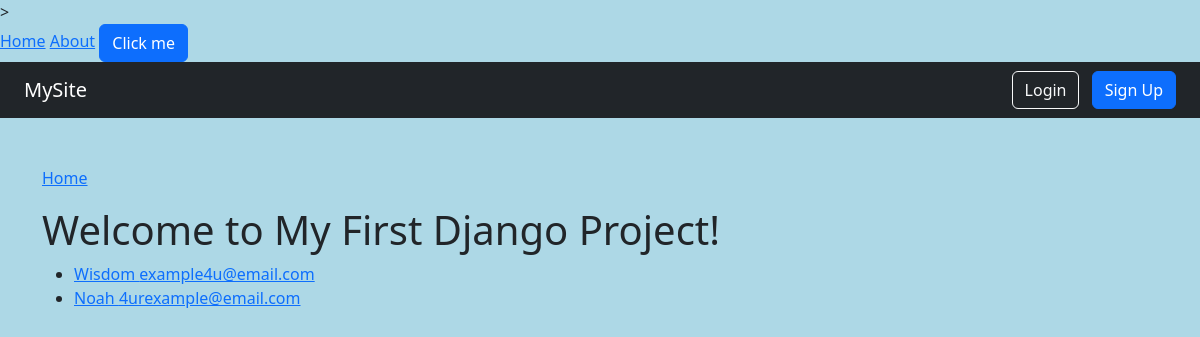
/members/, run on an earlier commit of the app's database.
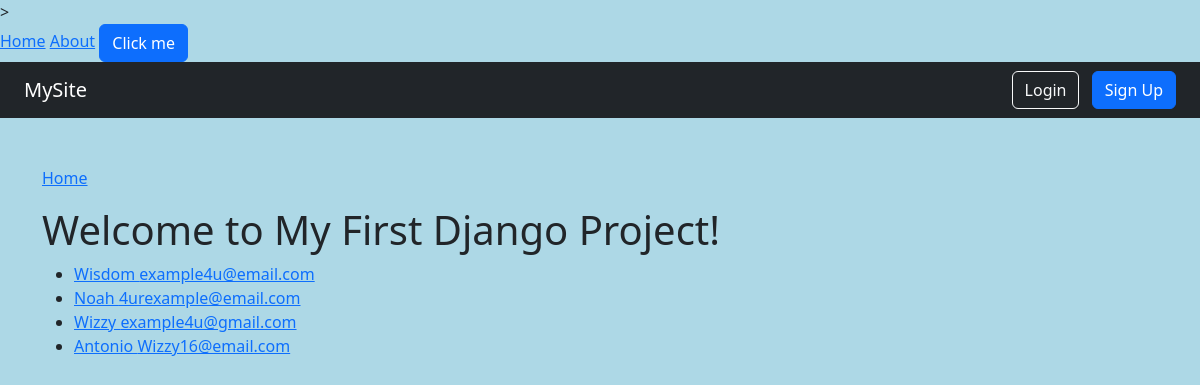
And on a later commit of the database.
### members/models.py (models this page shows, shortened)
class Member(models.Model):
    name = models.CharField(max_length=100)
    email = models.EmailField(unique=True)
    city = models.CharField(max_length=100, null=True, blank=True)
    country = models.CharField(max_length=100, null=True, blank=True)
    slug = models.SlugField(unique=True, blank=True)

### members/views.py (the view)
# urls.py: path('members/', views.first, name='members_list'),
def first(request):
    mymembers = Member.objects.all().values()
    return render(request, 'first.html', {'mymembers': mymembers})

### members/templates/first.html (shortened to what this page needs)
{% extends "master.html" %}
{% block content %}
    <p><a href="/">Home<a/></p>
    <h1>Welcome to My First Django Project!</h1>
    <ul>
        {% for x in mymembers %}
            <li><a href="{% url 'details' slug=x.slug %}">{{ x.name }} {{ x.email }}</a></li>
        {% endfor %}
    </ul>
{% endblock %}

### members/templates/master.html (shortened to what this page needs)
{% load static %}
<!DOCTYPE html>
<html lang="en">
<head>
    <link href="https://cdn.jsdelivr.net/npm/bootstrap@5.3.2/dist/css/bootstrap.min.css" rel="stylesheet">
    <link rel="stylesheet" href="{% static 'style.css' %}">>
</head>
<body>
    <nav>
        <a href="/">Home</a>
        <a href="/about/">About</a>
        <button class="btn btn-primary">Click me</button>
    </nav>
    <nav class="navbar navbar-expand-lg navbar-dark bg-dark px-4">
        <a class="navbar-brand" href="{% url 'main' %}">MySite</a>
        <div class="ms-auto">
            {% if user.is_authenticated %}
            <span class="text-white me-3">Hi, {{ user.username }}</span>
            <a href="/accounts/logout/" class="btn btn-outline-light">Logout</a>
            {% else %}
            <a href="/accounts/login/" class="btn btn-outline-light me-2">Login</a>
            <a href="{% url 'signup' %}" class="btn btn-primary">Sign Up</a>
            {% endif %}
        </div>
    </nav>
    <main class="container py-5">
        {% block content %}{% endblock %}
    </main>
</body>
</html>

### members/static/style.css (style rules this page uses)
body { background-color: lightblue; }

What changed in the data, as far as the page shows it:
added Member: name "Wizzy", email "example4u@gmail.com"
added Member: name "Antonio", email "Wizzy16@email.com"
